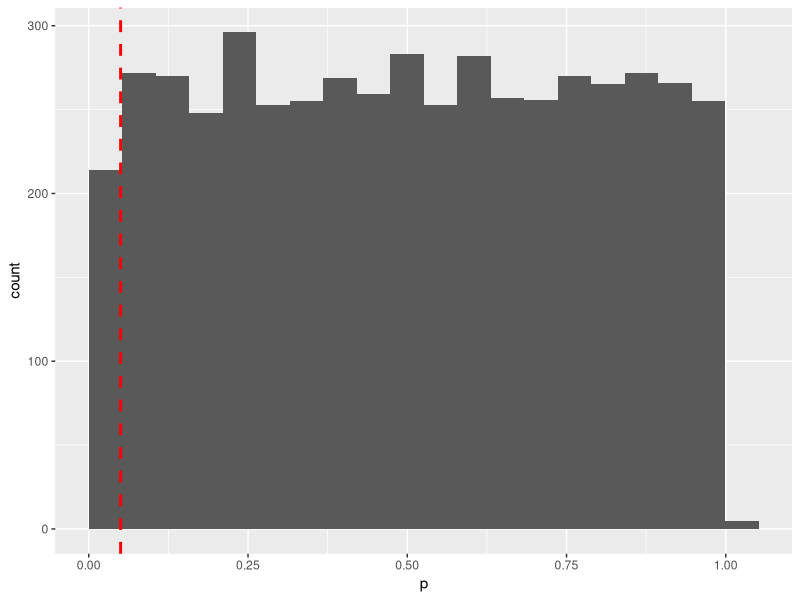

Recreate this plot in R. (Note: this script raises an error after producing the figure.)
rm(list=ls())


if (!require("tidyverse")) install.packages("tidyverse");
    library(tidyverse)

if (!require("dplyr")) install.packages("dplyr");
    library(dplyr)

if (!require("ggplot2")) install.packages("ggplot2");
library(ggplot2)


# A kezeletlen esetben az OD  várható értéke 1.2 és a méréshez tartozó szórás 0.25
# AMP kezelés mellett az OD várható értéke 1.1 és a hozzá tartozó szórás 0.4

tbl1<-tibble(experiment_id=character(),p=numeric(),type=character())

outdir<-paste0("D:/R_workspace/R-class-2020/script/Dori/out/understanding-of-FDR")

for( i in 1:5000)

{

    NT<-rnorm(4,1.2,0.15)
    AMP<-rnorm(5,1.2,0.15)
    
    ttest<-t.test (NT,AMP,conf.level = 0.95)
    
    tbl1<-tbl1 %>% add_row(p=ttest$p.value,experiment_id=sprintf("exp_%04.f",i),type="NT-AMP")
    
}


#-----------------generate plots

#hisztogram nagy binekkel

ggplot(tbl1,aes(p))+
    geom_histogram(bins = 20,boundary=0)+
    geom_vline(aes(xintercept = 0.05),colour="red",linetype="dashed",size=1)

filename1 <- paste0("nagybin_egyneletes.pdf")
ggsave(path=outdir,filename=filename1, width =  200 , height = 100 ,units = "mm") 


#hisztogram kis binekkel

ggplot(tbl1,aes(p))+
    geom_histogram(bins = 100,boundary=0)+
    geom_vline(aes(xintercept = 0.05),colour="red",linetype="dashed",size=1)

filename2 <- paste0("kicsibin_egyenletes.pdf")
ggsave(path=outdir,filename=filename2, width =  200 , height = 100 ,units = "mm") 


